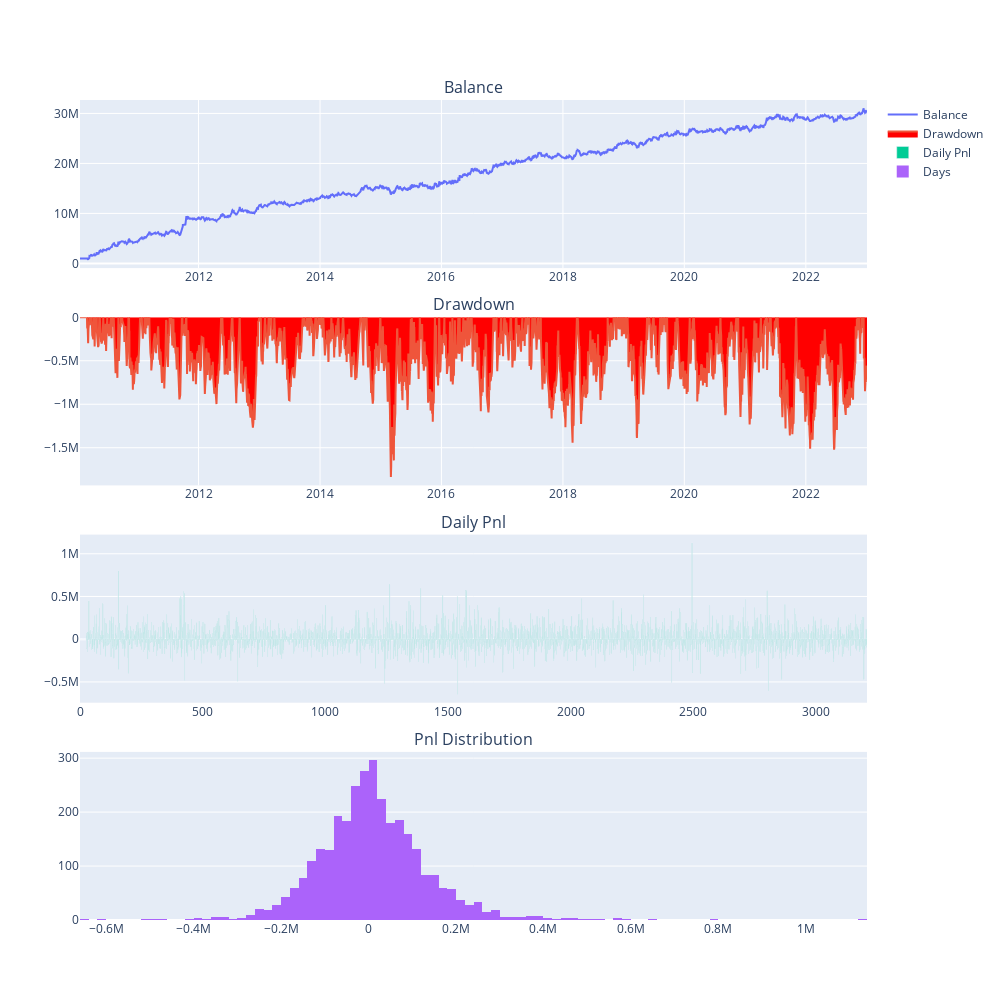

This figure's notebook cell:
### Code cell
engine.load_data()
engine.run_backtesting()
engine.calculate_result()
engine.calculate_statistics()
engine.show_chart()

### Figure 1 — Plotly figure (JSON) as saved in the notebook; plotly's stock layout.template omitted (floating-point values rounded to 4 significant figures; data arrays with more than 128 entries replaced by an {"elided": "..."} marker saying what was removed)
{"data": [{"mode": "lines", "name": "Balance", "type": "scatter", "x": {"elided": "3209 str values"}, "xaxis": "x", "y": {"elided": "3209 float values"}, "yaxis": "y"}, {"fill": "tozeroy", "fillcolor": "red", "mode": "lines", "name": "Drawdown", "type": "scatter", "x": {"elided": "3209 str values"}, "xaxis": "x2", "y": {"elided": "3209 float values"}, "yaxis": "y2"}, {"name": "Daily Pnl", "type": "bar", "xaxis": "x3", "y": {"elided": "3209 float values"}, "yaxis": "y3"}, {"name": "Days", "nbinsx": 100, "type": "histogram", "x": {"elided": "3209 float values"}, "xaxis": "x4", "yaxis": "y4"}], "layout": {"annotations": [{"font": {"size": 16}, "showarrow": false, "text": "Balance", "x": 0.5, "xanchor": "center", "xref": "paper", "y": 1, "yanchor": "bottom", "yref": "paper"}, {"font": {"size": 16}, "showarrow": false, "text": "Drawdown", "x": 0.5, "xanchor": "center", "xref": "paper", "y": 0.735, "yanchor": "bottom", "yref": "paper"}, {"font": {"size": 16}, "showarrow": false, "text": "Daily Pnl", "x": 0.5, "xanchor": "center", "xref": "paper", "y": 0.47, "yanchor": "bottom", "yref": "paper"}, {"font": {"size": 16}, "showarrow": false, "text": "Pnl Distribution", "x": 0.5, "xanchor": "center", "xref": "paper", "y": 0.205, "yanchor": "bottom", "yref": "paper"}], "height": 1000, "width": 1000, "xaxis": {"anchor": "y", "autorange": true, "domain": [0, 1], "range": ["2010-01-18", "2023-01-04"], "type": "date"}, "xaxis2": {"anchor": "y2", "autorange": true, "domain": [0, 1], "range": ["2010-01-18", "2023-01-04"], "type": "date"}, "xaxis3": {"anchor": "y3", "autorange": true, "domain": [0, 1], "range": [-0.5, 3208.0]}, "xaxis4": {"anchor": "y4", "autorange": true, "domain": [0, 1], "range": [-660000, 1140000], "type": "linear"}, "yaxis": {"anchor": "x", "autorange": true, "domain": [0.795, 1], "range": [-940100.0, 32690000.0], "type": "linear"}, "yaxis2": {"anchor": "x2", "autorange": true, "domain": [0.53, 0.735], "range": [-1933000.0, 0], "type": "linear"}, "yaxis3": {"anchor": "x3", "autorange": true, "domain": [0.265, 0.47], "range": [-743300.0, 1224000.0], "type": "linear"}, "yaxis4": {"anchor": "x4", "autorange": true, "domain": [0, 0.205], "range": [0, 311.6]}}}
